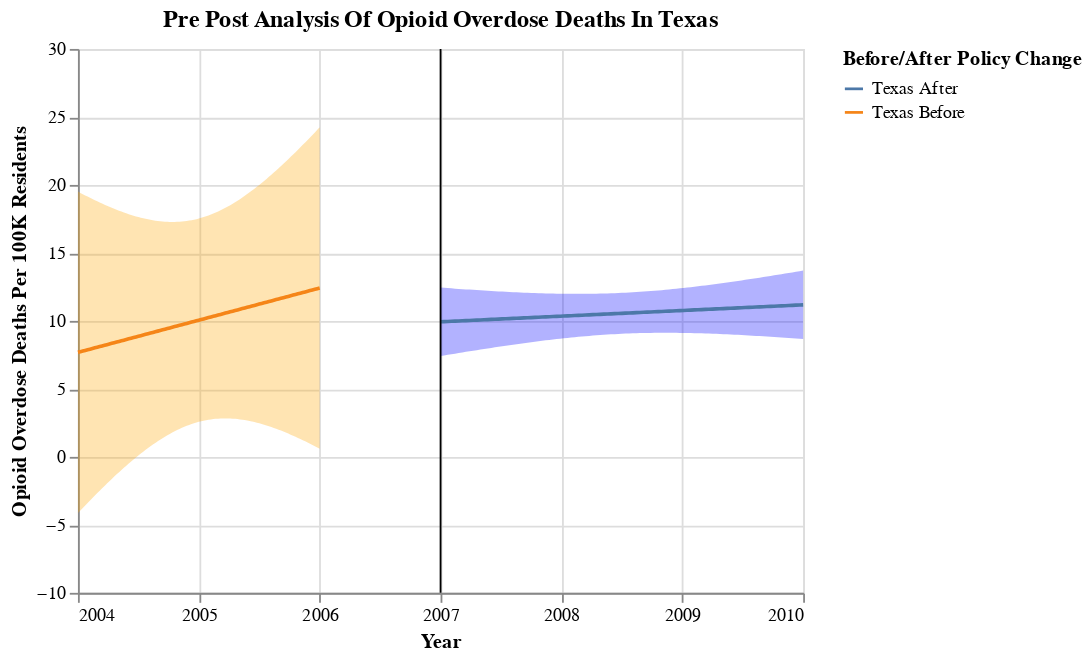

Notebook code for this chart:
### Code cell
# creating the final plot for pre-post analysis of drug overdose deaths in Texas
 
texas_before_chart = build_chart(
    tx_b4, "orange", "Year","overdose_per_100k", "Texas Before",  alpha=0.05
)
 
texas_after_chart = build_chart(
    tx_after, "blue", "Year", "overdose_per_100k", "Texas After", alpha=0.05
)
 
texas_final_pre_post_deaths = (texas_before_chart + texas_after_chart + line).properties(title="Pre Post Analysis Of Opioid Overdose Deaths In Texas")
 
texas_final_pre_post_deaths

### Figure 1 — Vega-Lite specification as saved in the notebook (floating-point values rounded to 4 significant figures)
{"config": {"view": {"continuousWidth": 400, "continuousHeight": 300}}, "layer": [{"mark": "errorband", "encoding": {"color": {"value": "orange"}, "x": {"axis": {"format": ".0f", "values": [2004, 2005, 2006, 2007, 2008, 2009, 2010]}, "field": "Year", "type": "quantitative"}, "y": {"field": "ci_low", "scale": {"zero": false}, "title": "Opioid Overdose Deaths Per 100K Residents", "type": "quantitative"}, "y2": {"field": "ci_high"}}}, {"mark": "line", "encoding": {"color": {"field": "Before/After", "legend": {"title": "Before/After Policy Change"}, "type": "nominal"}, "x": {"field": "Year", "type": "quantitative"}, "y": {"field": "overdose_per_100k", "type": "quantitative"}}}, {"layer": [{"mark": "errorband", "encoding": {"color": {"value": "blue"}, "x": {"axis": {"format": ".0f", "values": [2004, 2005, 2006, 2007, 2008, 2009, 2010]}, "field": "Year", "type": "quantitative"}, "y": {"field": "ci_low", "scale": {"zero": false}, "title": "Opioid Overdose Deaths Per 100K Residents", "type": "quantitative"}, "y2": {"field": "ci_high"}}}, {"mark": "line", "encoding": {"color": {"field": "Before/After", "legend": {"title": "Before/After Policy Change"}, "type": "nominal"}, "x": {"field": "Year", "type": "quantitative"}, "y": {"field": "overdose_per_100k", "type": "quantitative"}}}], "data": {"name": "data-a89b477e1bbd16fb7bc200d1f09015aa"}}, {"data": {"name": "data-7db994d7bfb930e88fd1045d9c719047"}, "mark": "rule", "encoding": {"color": {"field": "color", "scale": null, "type": "nominal"}, "x": {"field": "Year", "type": "quantitative"}}}], "data": {"name": "data-bd404b8aca5a53da39f186b398f3875e"}, "title": "Pre Post Analysis Of Opioid Overdose Deaths In Texas", "$schema": "https://vega.github.io/schema/vega-lite/v4.17.0.json", "datasets": {"data-bd404b8aca5a53da39f186b398f3875e": [{"Year": 2004.0, "overdose_per_100k": 7.687, "ci_low": -4.135, "ci_high": 19.51, "Before/After": "Texas Before"}, {"Year": 2004.0, "overdose_per_100k": 7.734, "ci_low": -3.946, "ci_high": 19.41, "Before/After": "Texas Before"}, {"Year": 2004.0, "overdose_per_100k": 7.781, "ci_low": -3.759, "ci_high": 19.32, "Before/After": "Texas Before"}, {"Year": 2004.0, "overdose_per_100k": 7.829, "ci_low": -3.573, "ci_high": 19.23, "Before/After": "Texas Before"}, {"Year": 2004.0, "overdose_per_100k": 7.876, "ci_low": -3.388, "ci_high": 19.14, "Before/After": "Texas Before"}, {"Year": 2004.0, "overdose_per_100k": 7.923, "ci_low": -3.204, "ci_high": 19.05, "Before/After": "Texas Before"}, {"Year": 2004.0, "overdose_per_100k": 7.971, "ci_low": -3.022, "ci_high": 18.96, "Before/After": "Texas Before"}, {"Year": 2004.0, "overdose_per_100k": 8.018, "ci_low": -2.841, "ci_high": 18.88, "Before/After": "Texas Before"}, {"Year": 2004.0, "overdose_per_100k": 8.065, "ci_low": -2.662, "ci_high": 18.79, "Before/After": "Texas Before"}, {"Year": 2004.0, "overdose_per_100k": 8.113, "ci_low": -2.484, "ci_high": 18.71, "Before/After": "Texas Before"}, {"Year": 2004.0, "overdose_per_100k": 8.16, "ci_low": -2.308, "ci_high": 18.63, "Before/After": "Texas Before"}, {"Year": 2004.0, "overdose_per_100k": 8.207, "ci_low": -2.133, "ci_high": 18.55, "Before/After": "Texas Before"}, {"Year": 2004.0, "overdose_per_100k": 8.255, "ci_low": -1.96, "ci_high": 18.47, "Before/After": "Texas Before"}, {"Year": 2004.0, "overdose_per_100k": 8.302, "ci_low": -1.789, "ci_high": 18.39, "Before/After": "Texas Before"}, {"Year": 2004.0, "overdose_per_100k": 8.349, "ci_low": -1.619, "ci_high": 18.32, "Before/After": "Texas Before"}, {"Year": 2004.0, "overdose_per_100k": 8.396, "ci_low": -1.452, "ci_high": 18.24, "Before/After": "Texas Before"}, {"Year": 2004.0, "overdose_per_100k": 8.444, "ci_low": -1.286, "ci_high": 18.17, "Before/After": "Texas Before"}, {"Year": 2004.0, "overdose_per_100k": 8.491, "ci_low": -1.123, "ci_high": 18.11, "Before/After": "Texas Before"}, {"Year": 2004.0, "overdose_per_100k": 8.538, "ci_low": -0.9616, "ci_high": 18.04, "Before/After": "Texas Before"}, {"Year": 2004.0, "overdose_per_100k": 8.586, "ci_low": -0.8024, "ci_high": 17.97, "Before/After": "Texas Before"}, {"Year": 2004.0, "overdose_per_100k": 8.633, "ci_low": -0.6455, "ci_high": 17.91, "Before/After": "Texas Before"}, {"Year": 2004.0, "overdose_per_100k": 8.68, "ci_low": -0.4909, "ci_high": 17.85, "Before/After": "Texas Before"}, {"Year": 2004.0, "overdose_per_100k": 8.728, "ci_low": -0.3388, "ci_high": 17.79, "Before/After": "Texas Before"}, {"Year": 2004.0, "overdose_per_100k": 8.775, "ci_low": -0.1891, "ci_high": 17.74, "Before/After": "Texas Before"}, {"Year": 2004.0, "overdose_per_100k": 8.822, "ci_low": -0.04212, "ci_high": 17.69, "Before/After": "Texas Before"}, {"Year": 2004.0, "overdose_per_100k": 8.87, "ci_low": 0.1022, "ci_high": 17.64, "Before/After": "Texas Before"}, {"Year": 2005.0, "overdose_per_100k": 8.917, "ci_low": 0.2438, "ci_high": 17.59, "Before/After": "Texas Before"}, {"Year": 2005.0, "overdose_per_100k": 8.964, "ci_low": 0.3824, "ci_high": 17.55, "Before/After": "Texas Before"}, {"Year": 2005.0, "overdose_per_100k": 9.012, "ci_low": 0.5181, "ci_high": 17.5, "Before/After": "Texas Before"}, {"Year": 2005.0, "overdose_per_100k": 9.059, "ci_low": 0.6508, "ci_high": 17.47, "Before/After": "Texas Before"}, {"Year": 2005.0, "overdose_per_100k": 9.106, "ci_low": 0.7803, "ci_high": 17.43, "Before/After": "Texas Before"}, {"Year": 2005.0, "overdose_per_100k": 9.153, "ci_low": 0.9065, "ci_high": 17.4, "Before/After": "Texas Before"}, {"Year": 2005.0, "overdose_per_100k": 9.201, "ci_low": 1.029, "ci_high": 17.37, "Before/After": "Texas Before"}, {"Year": 2005.0, "overdose_per_100k": 9.248, "ci_low": 1.149, "ci_high": 17.35, "Before/After": "Texas Before"}, {"Year": 2005.0, "overdose_per_100k": 9.295, "ci_low": 1.265, "ci_high": 17.33, "Before/After": "Texas Before"}, {"Year": 2005.0, "overdose_per_100k": 9.343, "ci_low": 1.377, "ci_high": 17.31, "Before/After": "Texas Before"}, {"Year": 2005.0, "overdose_per_100k": 9.39, "ci_low": 1.486, "ci_high": 17.29, "Before/After": "Texas Before"}, {"Year": 2005.0, "overdose_per_100k": 9.437, "ci_low": 1.591, "ci_high": 17.28, "Before/After": "Texas Before"}, {"Year": 2005.0, "overdose_per_100k": 9.485, "ci_low": 1.691, "ci_high": 17.28, "Before/After": "Texas Before"}, {"Year": 2005.0, "overdose_per_100k": 9.532, "ci_low": 1.788, "ci_high": 17.28, "Before/After": "Texas Before"}, {"Year": 2005.0, "overdose_per_100k": 9.579, "ci_low": 1.881, "ci_high": 17.28, "Before/After": "Texas Before"}, {"Year": 2005.0, "overdose_per_100k": 9.627, "ci_low": 1.97, "ci_high": 17.28, "Before/After": "Texas Before"}, {"Year": 2005.0, "overdose_per_100k": 9.674, "ci_low": 2.055, "ci_high": 17.29, "Before/After": "Texas Before"}, {"Year": 2005.0, "overdose_per_100k": 9.721, "ci_low": 2.135, "ci_high": 17.31, "Before/After": "Texas Before"}, {"Year": 2005.0, "overdose_per_100k": 9.768, "ci_low": 2.211, "ci_high": 17.33, "Before/After": "Texas Before"}, {"Year": 2005.0, "overdose_per_100k": 9.816, "ci_low": 2.283, "ci_high": 17.35, "Before/After": "Texas Before"}, {"Year": 2005.0, "overdose_per_100k": 9.863, "ci_low": 2.35, "ci_high": 17.38, "Before/After": "Texas Before"}, {"Year": 2005.0, "overdose_per_100k": 9.91, "ci_low": 2.413, "ci_high": 17.41, "Before/After": "Texas Before"}, {"Year": 2005.0, "overdose_per_100k": 9.958, "ci_low": 2.472, "ci_high": 17.44, "Before/After": "Texas Before"}, {"Year": 2005.0, "overdose_per_100k": 10.0, "ci_low": 2.526, "ci_high": 17.48, "Before/After": "Texas Before"}, {"Year": 2005.0, "overdose_per_100k": 10.05, "ci_low": 2.575, "ci_high": 17.53, "Before/After": "Texas Before"}, {"Year": 2005.0, "overdose_per_100k": 10.1, "ci_low": 2.621, "ci_high": 17.58, "Before/After": "Texas Before"}, {"Year": 2005.0, "overdose_per_100k": 10.15, "ci_low": 2.661, "ci_high": 17.63, "Before/After": "Texas Before"}, {"Year": 2005.0, "overdose_per_100k": 10.19, "ci_low": 2.697, "ci_high": 17.69, "Before/After": "Texas Before"}, {"Year": 2005.0, "overdose_per_100k": 10.24, "ci_low": 2.729, "ci_high": 17.75, "Before/After": "Texas Before"}, {"Year": 2005.0, "overdose_per_100k": 10.29, "ci_low": 2.756, "ci_high": 17.82, "Before/After": "Texas Before"}, {"Year": 2005.0, "overdose_per_100k": 10.34, "ci_low": 2.779, "ci_high": 17.89, "Before/After": "Texas Before"}, {"Year": 2005.0, "overdose_per_100k": 10.38, "ci_low": 2.798, "ci_high": 17.97, "Before/After": "Texas Before"}, {"Year": 2005.0, "overdose_per_100k": 10.43, "ci_low": 2.812, "ci_high": 18.05, "Before/After": "Texas Before"}, {"Year": 2005.0, "overdose_per_100k": 10.48, "ci_low": 2.822, "ci_high": 18.13, "Before/After": "Texas Before"}, {"Year": 2005.0, "overdose_per_100k": 10.53, "ci_low": 2.828, "ci_high": 18.22, "Before/After": "Texas Before"}, {"Year": 2005.0, "overdose_per_100k": 10.57, "ci_low": 2.829, "ci_high": 18.32, "Before/After": "Texas Before"}, {"Year": 2005.0, "overdose_per_100k": 10.62, "ci_low": 2.827, "ci_high": 18.41, "Before/After": "Texas Before"}, {"Year": 2005.0, "overdose_per_100k": 10.67, "ci_low": 2.821, "ci_high": 18.51, "Before/After": "Texas Before"}, {"Year": 2005.0, "overdose_per_100k": 10.71, "ci_low": 2.81, "ci_high": 18.62, "Before/After": "Texas Before"}, {"Year": 2005.0, "overdose_per_100k": 10.76, "ci_low": 2.796, "ci_high": 18.73, "Before/After": "Texas Before"}, {"Year": 2005.0, "overdose_per_100k": 10.81, "ci_low": 2.779, "ci_high": 18.84, "Before/After": "Texas Before"}, {"Year": 2005.0, "overdose_per_100k": 10.86, "ci_low": 2.757, "ci_high": 18.96, "Before/After": "Texas Before"}, {"Year": 2005.0, "overdose_per_100k": 10.9, "ci_low": 2.733, "ci_high": 19.08, "Before/After": "Texas Before"}, {"Year": 2005.0, "overdose_per_100k": 10.95, "ci_low": 2.704, "ci_high": 19.2, "Before/After": "Texas Before"}, {"Year": 2005.0, "overdose_per_100k": 11.0, "ci_low": 2.673, "ci_high": 19.32, "Before/After": "Texas Before"}, {"Year": 2005.0, "overdose_per_100k": 11.05, "ci_low": 2.638, "ci_high": 19.45, "Before/After": "Texas Before"}, {"Year": 2005.0, "overdose_per_100k": 11.09, "ci_low": 2.6, "ci_high": 19.59, "Before/After": "Texas Before"}, {"Year": 2005.0, "overdose_per_100k": 11.14, "ci_low": 2.559, "ci_high": 19.72, "Before/After": "Texas Before"}, {"Year": 2005.0, "overdose_per_100k": 11.19, "ci_low": 2.515, "ci_high": 19.86, "Before/After": "Texas Before"}, {"Year": 2005.0, "overdose_per_100k": 11.24, "ci_low": 2.468, "ci_high": 20.0, "Before/After": "Texas Before"}, {"Year": 2006.0, "overdose_per_100k": 11.28, "ci_low": 2.418, "ci_high": 20.15, "Before/After": "Texas Before"}, {"Year": 2006.0, "overdose_per_100k": 11.33, "ci_low": 2.366, "ci_high": 20.29, "Before/After": "Texas Before"}, {"Year": 2006.0, "overdose_per_100k": 11.38, "ci_low": 2.311, "ci_high": 20.44, "Before/After": "Texas Before"}, {"Year": 2006.0, "overdose_per_100k": 11.42, "ci_low": 2.253, "ci_high": 20.6, "Before/After": "Texas Before"}, {"Year": 2006.0, "overdose_per_100k": 11.47, "ci_low": 2.193, "ci_high": 20.75, "Before/After": "Texas Before"}, {"Year": 2006.0, "overdose_per_100k": 11.52, "ci_low": 2.131, "ci_high": 20.91, "Before/After": "Texas Before"}, {"Year": 2006.0, "overdose_per_100k": 11.57, "ci_low": 2.066, "ci_high": 21.07, "Before/After": "Texas Before"}, {"Year": 2006.0, "overdose_per_100k": 11.61, "ci_low": 1.999, "ci_high": 21.23, "Before/After": "Texas Before"}, {"Year": 2006.0, "overdose_per_100k": 11.66, "ci_low": 1.931, "ci_high": 21.39, "Before/After": "Texas Before"}, {"Year": 2006.0, "overdose_per_100k": 11.71, "ci_low": 1.86, "ci_high": 21.56, "Before/After": "Texas Before"}, {"Year": 2006.0, "overdose_per_100k": 11.76, "ci_low": 1.787, "ci_high": 21.72, "Before/After": "Texas Before"}, {"Year": 2006.0, "overdose_per_100k": 11.8, "ci_low": 1.712, "ci_high": 21.89, "Before/After": "Texas Before"}, {"Year": 2006.0, "overdose_per_100k": 11.85, "ci_low": 1.635, "ci_high": 22.06, "Before/After": "Texas Before"}, {"Year": 2006.0, "overdose_per_100k": 11.9, "ci_low": 1.557, "ci_high": 22.24, "Before/After": "Texas Before"}, {"Year": 2006.0, "overdose_per_100k": 11.94, "ci_low": 1.477, "ci_high": 22.41, "Before/After": "Texas Before"}, {"Year": 2006.0, "overdose_per_100k": 11.99, "ci_low": 1.395, "ci_high": 22.59, "Before/After": "Texas Before"}, {"Year": 2006.0, "overdose_per_100k": 12.04, "ci_low": 1.312, "ci_high": 22.77, "Before/After": "Texas Before"}, {"Year": 2006.0, "overdose_per_100k": 12.09, "ci_low": 1.227, "ci_high": 22.95, "Before/After": "Texas Before"}, {"Year": 2006.0, "overdose_per_100k": 12.13, "ci_low": 1.141, "ci_high": 23.13, "Before/After": "Texas Before"}, {"Year": 2006.0, "overdose_per_100k": 12.18, "ci_low": 1.054, "ci_high": 23.31, "Before/After": "Texas Before"}, {"Year": 2006.0, "overdose_per_100k": 12.23, "ci_low": 0.9645, "ci_high": 23.49, "Before/After": "Texas Before"}, {"Year": 2006.0, "overdose_per_100k": 12.28, "ci_low": 0.8742, "ci_high": 23.68, "Before/After": "Texas Before"}, {"Year": 2006.0, "overdose_per_100k": 12.32, "ci_low": 0.7826, "ci_high": 23.86, "Before/After": "Texas Before"}, {"Year": 2006.0, "overdose_per_100k": 12.37, "ci_low": 0.6898, "ci_high": 24.05, "Before/After": "Texas Before"}, {"Year": 2006.0, "overdose_per_100k": 12.42, "ci_low": 0.5959, "ci_high": 24.24, "Before/After": "Texas Before"}], "data-a89b477e1bbd16fb7bc200d1f09015aa": [{"Year": 2007.0, "overdose_per_100k": 9.933, "ci_low": 7.416, "ci_high": 12.45, "Before/After": "Texas After"}, {"Year": 2007.0, "overdose_per_100k": 9.946, "ci_low": 7.46, "ci_high": 12.43, "Before/After": "Texas After"}, {"Year": 2007.0, "overdose_per_100k": 9.958, "ci_low": 7.505, "ci_high": 12.41, "Before/After": "Texas After"}, {"Year": 2007.0, "overdose_per_100k": 9.971, "ci_low": 7.549, "ci_high": 12.39, "Before/After": "Texas After"}, {"Year": 2007.0, "overdose_per_100k": 9.983, "ci_low": 7.593, "ci_high": 12.37, "Before/After": "Texas After"}, {"Year": 2007.0, "overdose_per_100k": 9.996, "ci_low": 7.637, "ci_high": 12.35, "Before/After": "Texas After"}, {"Year": 2007.0, "overdose_per_100k": 10.01, "ci_low": 7.68, "ci_high": 12.34, "Before/After": "Texas After"}, {"Year": 2007.0, "overdose_per_100k": 10.02, "ci_low": 7.723, "ci_high": 12.32, "Before/After": "Texas After"}, {"Year": 2007.0, "overdose_per_100k": 10.03, "ci_low": 7.766, "ci_high": 12.3, "Before/After": "Texas After"}, {"Year": 2007.0, "overdose_per_100k": 10.05, "ci_low": 7.809, "ci_high": 12.28, "Before/After": "Texas After"}, {"Year": 2007.0, "overdose_per_100k": 10.06, "ci_low": 7.851, "ci_high": 12.27, "Before/After": "Texas After"}, {"Year": 2007.0, "overdose_per_100k": 10.07, "ci_low": 7.893, "ci_high": 12.25, "Before/After": "Texas After"}, {"Year": 2007.0, "overdose_per_100k": 10.08, "ci_low": 7.934, "ci_high": 12.23, "Before/After": "Texas After"}, {"Year": 2007.0, "overdose_per_100k": 10.1, "ci_low": 7.975, "ci_high": 12.22, "Before/After": "Texas After"}, {"Year": 2007.0, "overdose_per_100k": 10.11, "ci_low": 8.016, "ci_high": 12.2, "Before/After": "Texas After"}, {"Year": 2007.0, "overdose_per_100k": 10.12, "ci_low": 8.056, "ci_high": 12.18, "Before/After": "Texas After"}, {"Year": 2007.0, "overdose_per_100k": 10.13, "ci_low": 8.096, "ci_high": 12.17, "Before/After": "Texas After"}, {"Year": 2008.0, "overdose_per_100k": 10.15, "ci_low": 8.136, "ci_high": 12.16, "Before/After": "Texas After"}, {"Year": 2008.0, "overdose_per_100k": 10.16, "ci_low": 8.175, "ci_high": 12.14, "Before/After": "Texas After"}, {"Year": 2008.0, "overdose_per_100k": 10.17, "ci_low": 8.213, "ci_high": 12.13, "Before/After": "Texas After"}, {"Year": 2008.0, "overdose_per_100k": 10.18, "ci_low": 8.251, "ci_high": 12.11, "Before/After": "Texas After"}, {"Year": 2008.0, "overdose_per_100k": 10.2, "ci_low": 8.289, "ci_high": 12.1, "Before/After": "Texas After"}, {"Year": 2008.0, "overdose_per_100k": 10.21, "ci_low": 8.326, "ci_high": 12.09, "Before/After": "Texas After"}, {"Year": 2008.0, "overdose_per_100k": 10.22, "ci_low": 8.362, "ci_high": 12.08, "Before/After": "Texas After"}, {"Year": 2008.0, "overdose_per_100k": 10.23, "ci_low": 8.398, "ci_high": 12.07, "Before/After": "Texas After"}, {"Year": 2008.0, "overdose_per_100k": 10.25, "ci_low": 8.433, "ci_high": 12.06, "Before/After": "Texas After"}, {"Year": 2008.0, "overdose_per_100k": 10.26, "ci_low": 8.468, "ci_high": 12.05, "Before/After": "Texas After"}, {"Year": 2008.0, "overdose_per_100k": 10.27, "ci_low": 8.502, "ci_high": 12.04, "Before/After": "Texas After"}, {"Year": 2008.0, "overdose_per_100k": 10.28, "ci_low": 8.535, "ci_high": 12.03, "Before/After": "Texas After"}, {"Year": 2008.0, "overdose_per_100k": 10.3, "ci_low": 8.568, "ci_high": 12.02, "Before/After": "Texas After"}, {"Year": 2008.0, "overdose_per_100k": 10.31, "ci_low": 8.6, "ci_high": 12.02, "Before/After": "Texas After"}, {"Year": 2008.0, "overdose_per_100k": 10.32, "ci_low": 8.631, "ci_high": 12.01, "Before/After": "Texas After"}, {"Year": 2008.0, "overdose_per_100k": 10.33, "ci_low": 8.662, "ci_high": 12.0, "Before/After": "Texas After"}, {"Year": 2008.0, "overdose_per_100k": 10.35, "ci_low": 8.691, "ci_high": 12.0, "Before/After": "Texas After"}, {"Year": 2008.0, "overdose_per_100k": 10.36, "ci_low": 8.72, "ci_high": 12.0, "Before/After": "Texas After"}, {"Year": 2008.0, "overdose_per_100k": 10.37, "ci_low": 8.748, "ci_high": 11.99, "Before/After": "Texas After"}, {"Year": 2008.0, "overdose_per_100k": 10.38, "ci_low": 8.775, "ci_high": 11.99, "Before/After": "Texas After"}, {"Year": 2008.0, "overdose_per_100k": 10.39, "ci_low": 8.801, "ci_high": 11.99, "Before/After": "Texas After"}, {"Year": 2008.0, "overdose_per_100k": 10.41, "ci_low": 8.827, "ci_high": 11.99, "Before/After": "Texas After"}, {"Year": 2008.0, "overdose_per_100k": 10.42, "ci_low": 8.851, "ci_high": 11.99, "Before/After": "Texas After"}, {"Year": 2008.0, "overdose_per_100k": 10.43, "ci_low": 8.875, "ci_high": 11.99, "Before/After": "Texas After"}, {"Year": 2008.0, "overdose_per_100k": 10.44, "ci_low": 8.897, "ci_high": 11.99, "Before/After": "Texas After"}, {"Year": 2008.0, "overdose_per_100k": 10.46, "ci_low": 8.918, "ci_high": 12.0, "Before/After": "Texas After"}, {"Year": 2008.0, "overdose_per_100k": 10.47, "ci_low": 8.939, "ci_high": 12.0, "Before/After": "Texas After"}, {"Year": 2008.0, "overdose_per_100k": 10.48, "ci_low": 8.958, "ci_high": 12.01, "Before/After": "Texas After"}, {"Year": 2008.0, "overdose_per_100k": 10.49, "ci_low": 8.977, "ci_high": 12.01, "Before/After": "Texas After"}, {"Year": 2008.0, "overdose_per_100k": 10.51, "ci_low": 8.994, "ci_high": 12.02, "Before/After": "Texas After"}, {"Year": 2008.0, "overdose_per_100k": 10.52, "ci_low": 9.01, "ci_high": 12.03, "Before/After": "Texas After"}, {"Year": 2008.0, "overdose_per_100k": 10.53, "ci_low": 9.025, "ci_high": 12.04, "Before/After": "Texas After"}, {"Year": 2008.0, "overdose_per_100k": 10.54, "ci_low": 9.04, "ci_high": 12.05, "Before/After": "Texas After"}, {"Year": 2008.0, "overdose_per_100k": 10.56, "ci_low": 9.053, "ci_high": 12.06, "Before/After": "Texas After"}, {"Year": 2009.0, "overdose_per_100k": 10.57, "ci_low": 9.064, "ci_high": 12.07, "Before/After": "Texas After"}, {"Year": 2009.0, "overdose_per_100k": 10.58, "ci_low": 9.075, "ci_high": 12.09, "Before/After": "Texas After"}, {"Year": 2009.0, "overdose_per_100k": 10.59, "ci_low": 9.085, "ci_high": 12.1, "Before/After": "Texas After"}, {"Year": 2009.0, "overdose_per_100k": 10.61, "ci_low": 9.094, "ci_high": 12.12, "Before/After": "Texas After"}, {"Year": 2009.0, "overdose_per_100k": 10.62, "ci_low": 9.101, "ci_high": 12.14, "Before/After": "Texas After"}, {"Year": 2009.0, "overdose_per_100k": 10.63, "ci_low": 9.108, "ci_high": 12.16, "Before/After": "Texas After"}, {"Year": 2009.0, "overdose_per_100k": 10.64, "ci_low": 9.114, "ci_high": 12.18, "Before/After": "Texas After"}, {"Year": 2009.0, "overdose_per_100k": 10.66, "ci_low": 9.118, "ci_high": 12.2, "Before/After": "Texas After"}, {"Year": 2009.0, "overdose_per_100k": 10.67, "ci_low": 9.122, "ci_high": 12.22, "Before/After": "Texas After"}, {"Year": 2009.0, "overdose_per_100k": 10.68, "ci_low": 9.124, "ci_high": 12.24, "Before/After": "Texas After"}, {"Year": 2009.0, "overdose_per_100k": 10.69, "ci_low": 9.126, "ci_high": 12.26, "Before/After": "Texas After"}, {"Year": 2009.0, "overdose_per_100k": 10.71, "ci_low": 9.126, "ci_high": 12.29, "Before/After": "Texas After"}, {"Year": 2009.0, "overdose_per_100k": 10.72, "ci_low": 9.126, "ci_high": 12.31, "Before/After": "Texas After"}, {"Year": 2009.0, "overdose_per_100k": 10.73, "ci_low": 9.125, "ci_high": 12.34, "Before/After": "Texas After"}, {"Year": 2009.0, "overdose_per_100k": 10.74, "ci_low": 9.122, "ci_high": 12.37, "Before/After": "Texas After"}, {"Year": 2009.0, "overdose_per_100k": 10.76, "ci_low": 9.119, "ci_high": 12.39, "Before/After": "Texas After"}, {"Year": 2009.0, "overdose_per_100k": 10.77, "ci_low": 9.116, "ci_high": 12.42, "Before/After": "Texas After"}, {"Year": 2009.0, "overdose_per_100k": 10.78, "ci_low": 9.111, "ci_high": 12.45, "Before/After": "Texas After"}, {"Year": 2009.0, "overdose_per_100k": 10.79, "ci_low": 9.105, "ci_high": 12.48, "Before/After": "Texas After"}, {"Year": 2009.0, "overdose_per_100k": 10.81, "ci_low": 9.099, "ci_high": 12.51, "Before/After": "Texas After"}, {"Year": 2009.0, "overdose_per_100k": 10.82, "ci_low": 9.092, "ci_high": 12.55, "Before/After": "Texas After"}, {"Year": 2009.0, "overdose_per_100k": 10.83, "ci_low": 9.084, "ci_high": 12.58, "Before/After": "Texas After"}, {"Year": 2009.0, "overdose_per_100k": 10.84, "ci_low": 9.076, "ci_high": 12.61, "Before/After": "Texas After"}, {"Year": 2009.0, "overdose_per_100k": 10.86, "ci_low": 9.067, "ci_high": 12.65, "Before/After": "Texas After"}, {"Year": 2009.0, "overdose_per_100k": 10.87, "ci_low": 9.057, "ci_high": 12.68, "Before/After": "Texas After"}, {"Year": 2009.0, "overdose_per_100k": 10.88, "ci_low": 9.047, "ci_high": 12.72, "Before/After": "Texas After"}, {"Year": 2009.0, "overdose_per_100k": 10.89, "ci_low": 9.036, "ci_high": 12.75, "Before/After": "Texas After"}, {"Year": 2009.0, "overdose_per_100k": 10.91, "ci_low": 9.025, "ci_high": 12.79, "Before/After": "Texas After"}, {"Year": 2009.0, "overdose_per_100k": 10.92, "ci_low": 9.013, "ci_high": 12.83, "Before/After": "Texas After"}, {"Year": 2009.0, "overdose_per_100k": 10.93, "ci_low": 9.0, "ci_high": 12.86, "Before/After": "Texas After"}, {"Year": 2009.0, "overdose_per_100k": 10.94, "ci_low": 8.987, "ci_high": 12.9, "Before/After": "Texas After"}, {"Year": 2009.0, "overdose_per_100k": 10.96, "ci_low": 8.973, "ci_high": 12.94, "Before/After": "Texas After"}, {"Year": 2009.0, "overdose_per_100k": 10.97, "ci_low": 8.959, "ci_high": 12.98, "Before/After": "Texas After"}, {"Year": 2010.0, "overdose_per_100k": 10.98, "ci_low": 8.945, "ci_high": 13.02, "Before/After": "Texas After"}, {"Year": 2010.0, "overdose_per_100k": 10.99, "ci_low": 8.93, "ci_high": 13.06, "Before/After": "Texas After"}, {"Year": 2010.0, "overdose_per_100k": 11.01, "ci_low": 8.914, "ci_high": 13.1, "Before/After": "Texas After"}, {"Year": 2010.0, "overdose_per_100k": 11.02, "ci_low": 8.899, "ci_high": 13.14, "Before/After": "Texas After"}, {"Year": 2010.0, "overdose_per_100k": 11.03, "ci_low": 8.882, "ci_high": 13.18, "Before/After": "Texas After"}, {"Year": 2010.0, "overdose_per_100k": 11.04, "ci_low": 8.866, "ci_high": 13.22, "Before/After": "Texas After"}, {"Year": 2010.0, "overdose_per_100k": 11.06, "ci_low": 8.849, "ci_high": 13.26, "Before/After": "Texas After"}, {"Year": 2010.0, "overdose_per_100k": 11.07, "ci_low": 8.832, "ci_high": 13.31, "Before/After": "Texas After"}, {"Year": 2010.0, "overdose_per_100k": 11.08, "ci_low": 8.814, "ci_high": 13.35, "Before/After": "Texas After"}, {"Year": 2010.0, "overdose_per_100k": 11.09, "ci_low": 8.796, "ci_high": 13.39, "Before/After": "Texas After"}, {"Year": 2010.0, "overdose_per_100k": 11.11, "ci_low": 8.778, "ci_high": 13.43, "Before/After": "Texas After"}, {"Year": 2010.0, "overdose_per_100k": 11.12, "ci_low": 8.76, "ci_high": 13.48, "Before/After": "Texas After"}, {"Year": 2010.0, "overdose_per_100k": 11.13, "ci_low": 8.741, "ci_high": 13.52, "Before/After": "Texas After"}, {"Year": 2010.0, "overdose_per_100k": 11.14, "ci_low": 8.722, "ci_high": 13.57, "Before/After": "Texas After"}, {"Year": 2010.0, "overdose_per_100k": 11.16, "ci_low": 8.703, "ci_high": 13.61, "Before/After": "Texas After"}, {"Year": 2010.0, "overdose_per_100k": 11.17, "ci_low": 8.683, "ci_high": 13.65, "Before/After": "Texas After"}, {"Year": 2010.0, "overdose_per_100k": 11.18, "ci_low": 8.663, "ci_high": 13.7, "Before/After": "Texas After"}], "data-7db994d7bfb930e88fd1045d9c719047": [{"Year": 2007, "color": "black"}]}}
